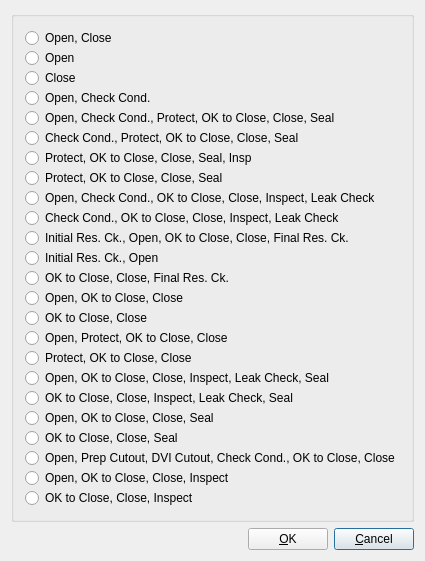
<?xml version="1.0" encoding="UTF-8"?>
<ui version="4.0">
 <class>PanelTableDialog</class>
 <widget class="QDialog" name="PanelTableDialog">
  <property name="geometry">
   <rect>
    <x>0</x>
    <y>0</y>
    <width>390</width>
    <height>508</height>
   </rect>
  </property>
  <property name="windowTitle">
   <string>Edit panel-table</string>
  </property>
  <layout class="QGridLayout">
   <item row="2" column="2">
    <widget class="QPushButton" name="cancelButton_">
     <property name="text">
      <string>&amp;Cancel</string>
     </property>
     <property name="shortcut">
      <string>Alt+C</string>
     </property>
    </widget>
   </item>
   <item row="2" column="1">
    <widget class="QPushButton" name="okButton_">
     <property name="text">
      <string>&amp;OK</string>
     </property>
     <property name="shortcut">
      <string>Alt+O</string>
     </property>
    </widget>
   </item>
   <item row="1" column="1">
    <spacer name="spacer23">
     <property name="orientation">
      <enum>Qt::Vertical</enum>
     </property>
     <property name="sizeType">
      <enum>QSizePolicy::Expanding</enum>
     </property>
     <property name="sizeHint" stdset="0">
      <size>
       <width>20</width>
       <height>125</height>
      </size>
     </property>
    </spacer>
   </item>
   <item row="2" column="0">
    <spacer name="Horizontal Spacing2">
     <property name="orientation">
      <enum>Qt::Horizontal</enum>
     </property>
     <property name="sizeType">
      <enum>QSizePolicy::Expanding</enum>
     </property>
     <property name="sizeHint" stdset="0">
      <size>
       <width>192</width>
       <height>20</height>
      </size>
     </property>
    </spacer>
   </item>
   <item row="0" column="0" colspan="3">
    <widget class="QGroupBox" name="groupBoxbox_">
     <layout class="QGridLayout">
      <property name="spacing">
       <number>0</number>
      </property>
      <item row="1" column="1" rowspan="2">
       <spacer name="spacer3">
        <property name="orientation">
         <enum>Qt::Horizontal</enum>
        </property>
        <property name="sizeType">
         <enum>QSizePolicy::Expanding</enum>
        </property>
        <property name="sizeHint" stdset="0">
         <size>
          <width>51</width>
          <height>20</height>
         </size>
        </property>
       </spacer>
      </item>
      <item row="1" column="0">
       <widget class="QRadioButton" name="radioButton2">
        <property name="text">
         <string>Open</string>
        </property>
        <attribute name="buttonGroup">
         <string notr="true">groupBox_</string>
        </attribute>
       </widget>
      </item>
      <item row="2" column="0">
       <widget class="QRadioButton" name="radioButton3">
        <property name="text">
         <string>Close</string>
        </property>
        <attribute name="buttonGroup">
         <string notr="true">groupBox_</string>
        </attribute>
       </widget>
      </item>
      <item row="3" column="0">
       <widget class="QRadioButton" name="radioButton4">
        <property name="text">
         <string>Open, Check Cond.</string>
        </property>
        <attribute name="buttonGroup">
         <string notr="true">groupBox_</string>
        </attribute>
       </widget>
      </item>
      <item row="4" column="0">
       <widget class="QRadioButton" name="radioButton5">
        <property name="text">
         <string>Open, Check Cond., Protect, OK to Close, Close, Seal</string>
        </property>
        <attribute name="buttonGroup">
         <string notr="true">groupBox_</string>
        </attribute>
       </widget>
      </item>
      <item row="5" column="0">
       <widget class="QRadioButton" name="radioButton6">
        <property name="text">
         <string>Check Cond., Protect, OK to Close, Close, Seal</string>
        </property>
        <attribute name="buttonGroup">
         <string notr="true">groupBox_</string>
        </attribute>
       </widget>
      </item>
      <item row="6" column="0">
       <widget class="QRadioButton" name="radioButton7">
        <property name="text">
         <string>Protect, OK to Close, Close, Seal, Insp</string>
        </property>
        <attribute name="buttonGroup">
         <string notr="true">groupBox_</string>
        </attribute>
       </widget>
      </item>
      <item row="7" column="0">
       <widget class="QRadioButton" name="radioButton8">
        <property name="text">
         <string>Protect, OK to Close, Close, Seal</string>
        </property>
        <attribute name="buttonGroup">
         <string notr="true">groupBox_</string>
        </attribute>
       </widget>
      </item>
      <item row="8" column="0">
       <widget class="QRadioButton" name="radioButton9">
        <property name="text">
         <string>Open, Check Cond., OK to Close, Close, Inspect, Leak Check</string>
        </property>
        <attribute name="buttonGroup">
         <string notr="true">groupBox_</string>
        </attribute>
       </widget>
      </item>
      <item row="9" column="0">
       <widget class="QRadioButton" name="radioButton10">
        <property name="text">
         <string>Check Cond., OK to Close, Close, Inspect, Leak Check</string>
        </property>
        <attribute name="buttonGroup">
         <string notr="true">groupBox_</string>
        </attribute>
       </widget>
      </item>
      <item row="10" column="0">
       <widget class="QRadioButton" name="radioButton11">
        <property name="text">
         <string>Initial Res. Ck., Open, OK to Close, Close, Final Res. Ck.</string>
        </property>
        <attribute name="buttonGroup">
         <string notr="true">groupBox_</string>
        </attribute>
       </widget>
      </item>
      <item row="11" column="0">
       <widget class="QRadioButton" name="radioButton12">
        <property name="text">
         <string>Initial Res. Ck., Open</string>
        </property>
        <attribute name="buttonGroup">
         <string notr="true">groupBox_</string>
        </attribute>
       </widget>
      </item>
      <item row="12" column="0">
       <widget class="QRadioButton" name="radioButton13">
        <property name="text">
         <string>OK to Close, Close, Final Res. Ck.</string>
        </property>
        <attribute name="buttonGroup">
         <string notr="true">groupBox_</string>
        </attribute>
       </widget>
      </item>
      <item row="13" column="0">
       <widget class="QRadioButton" name="radioButton14">
        <property name="text">
         <string>Open, OK to Close, Close</string>
        </property>
        <attribute name="buttonGroup">
         <string notr="true">groupBox_</string>
        </attribute>
       </widget>
      </item>
      <item row="14" column="0">
       <widget class="QRadioButton" name="radioButton15">
        <property name="text">
         <string>OK to Close, Close</string>
        </property>
        <attribute name="buttonGroup">
         <string notr="true">groupBox_</string>
        </attribute>
       </widget>
      </item>
      <item row="15" column="0">
       <widget class="QRadioButton" name="radioButton16">
        <property name="text">
         <string>Open, Protect, OK to Close, Close</string>
        </property>
        <attribute name="buttonGroup">
         <string notr="true">groupBox_</string>
        </attribute>
       </widget>
      </item>
      <item row="16" column="0">
       <widget class="QRadioButton" name="radioButton17">
        <property name="text">
         <string>Protect, OK to Close, Close</string>
        </property>
        <attribute name="buttonGroup">
         <string notr="true">groupBox_</string>
        </attribute>
       </widget>
      </item>
      <item row="17" column="0">
       <widget class="QRadioButton" name="radioButton18">
        <property name="text">
         <string>Open, OK to Close, Close, Inspect, Leak Check, Seal</string>
        </property>
        <attribute name="buttonGroup">
         <string notr="true">groupBox_</string>
        </attribute>
       </widget>
      </item>
      <item row="0" column="0">
       <widget class="QRadioButton" name="radioButton1">
        <property name="text">
         <string>Open, Close</string>
        </property>
        <attribute name="buttonGroup">
         <string notr="true">groupBox_</string>
        </attribute>
       </widget>
      </item>
      <item row="20" column="0">
       <widget class="QRadioButton" name="radioButton21">
        <property name="text">
         <string>OK to Close, Close, Seal</string>
        </property>
        <attribute name="buttonGroup">
         <string notr="true">groupBox_</string>
        </attribute>
       </widget>
      </item>
      <item row="21" column="0">
       <widget class="QRadioButton" name="radioButton22">
        <property name="text">
         <string>Open, Prep Cutout, DVI Cutout, Check Cond., OK to Close, Close</string>
        </property>
        <attribute name="buttonGroup">
         <string notr="true">groupBox_</string>
        </attribute>
       </widget>
      </item>
      <item row="18" column="0">
       <widget class="QRadioButton" name="radioButton19">
        <property name="text">
         <string>OK to Close, Close, Inspect, Leak Check, Seal</string>
        </property>
        <attribute name="buttonGroup">
         <string notr="true">groupBox_</string>
        </attribute>
       </widget>
      </item>
      <item row="19" column="0">
       <widget class="QRadioButton" name="radioButton20">
        <property name="text">
         <string>Open, OK to Close, Close, Seal</string>
        </property>
        <attribute name="buttonGroup">
         <string notr="true">groupBox_</string>
        </attribute>
       </widget>
      </item>
      <item row="22" column="0">
       <widget class="QRadioButton" name="radioButton23">
        <property name="text">
         <string>Open, OK to Close, Close, Inspect</string>
        </property>
        <attribute name="buttonGroup">
         <string notr="true">groupBox_</string>
        </attribute>
       </widget>
      </item>
      <item row="23" column="0">
       <widget class="QRadioButton" name="radioButton24">
        <property name="text">
         <string>OK to Close, Close, Inspect</string>
        </property>
        <attribute name="buttonGroup">
         <string notr="true">groupBox_</string>
        </attribute>
       </widget>
      </item>
     </layout>
    </widget>
   </item>
  </layout>
 </widget>
 <layoutdefault spacing="6" margin="11"/>
 <pixmapfunction>qPixmapFromMimeSource</pixmapfunction>
 <tabstops>
  <tabstop>okButton_</tabstop>
  <tabstop>cancelButton_</tabstop>
 </tabstops>
 <resources/>
 <connections>
  <connection>
   <sender>cancelButton_</sender>
   <signal>clicked()</signal>
   <receiver>PanelTableDialog</receiver>
   <slot>reject()</slot>
   <hints>
    <hint type="sourcelabel">
     <x>20</x>
     <y>20</y>
    </hint>
    <hint type="destinationlabel">
     <x>20</x>
     <y>20</y>
    </hint>
   </hints>
  </connection>
  <connection>
   <sender>okButton_</sender>
   <signal>clicked()</signal>
   <receiver>PanelTableDialog</receiver>
   <slot>accept()</slot>
   <hints>
    <hint type="sourcelabel">
     <x>20</x>
     <y>20</y>
    </hint>
    <hint type="destinationlabel">
     <x>20</x>
     <y>20</y>
    </hint>
   </hints>
  </connection>
 </connections>
 <buttongroups>
  <buttongroup name="groupBox_"/>
 </buttongroups>
</ui>
